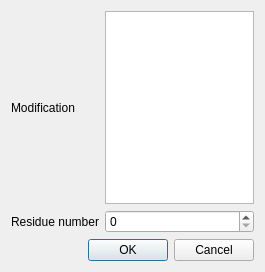
<?xml version="1.0" encoding="UTF-8"?>
<ui version="4.0">
 <class>AddModification</class>
 <widget class="QDialog" name="AddModification">
  <property name="geometry">
   <rect>
    <x>0</x>
    <y>0</y>
    <width>265</width>
    <height>272</height>
   </rect>
  </property>
  <property name="windowTitle">
   <string>Add Modification</string>
  </property>
  <layout class="QVBoxLayout" name="verticalLayout">
   <item>
    <layout class="QGridLayout" name="gridLayout_2">
     <item row="0" column="0">
      <widget class="QLabel" name="label">
       <property name="text">
        <string>Modification</string>
       </property>
      </widget>
     </item>
     <item row="1" column="0">
      <widget class="QLabel" name="label_2">
       <property name="text">
        <string>Residue number</string>
       </property>
      </widget>
     </item>
     <item row="0" column="1">
      <widget class="QListView" name="lst_jobparams_modtype"/>
     </item>
     <item row="1" column="1">
      <widget class="QSpinBox" name="sbo_jobparams_modresid"/>
     </item>
    </layout>
   </item>
   <item>
    <widget class="QDialogButtonBox" name="buttonBox">
     <property name="orientation">
      <enum>Qt::Horizontal</enum>
     </property>
     <property name="standardButtons">
      <set>QDialogButtonBox::Cancel|QDialogButtonBox::Ok</set>
     </property>
    </widget>
   </item>
  </layout>
 </widget>
 <resources/>
</ui>
